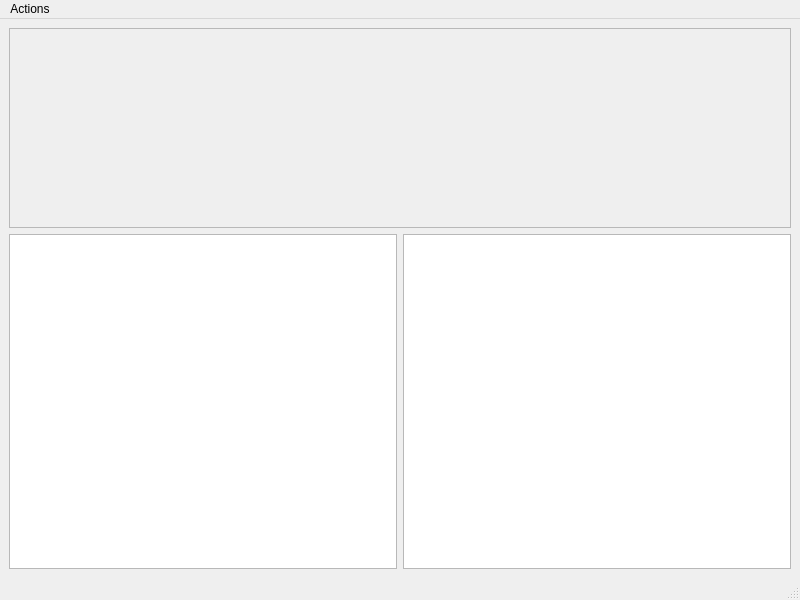
<?xml version="1.0" encoding="UTF-8"?>
<ui version="4.0">
 <class>MainWindow</class>
 <widget class="QMainWindow" name="MainWindow">
  <property name="geometry">
   <rect>
    <x>0</x>
    <y>0</y>
    <width>800</width>
    <height>600</height>
   </rect>
  </property>
  <property name="windowTitle">
   <string>MainWindow</string>
  </property>
  <widget class="QWidget" name="centralwidget">
   <layout class="QGridLayout" name="gridLayout">
    <item row="0" column="0" colspan="2">
     <widget class="QFrame" name="mapFrame">
      <property name="minimumSize">
       <size>
        <width>0</width>
        <height>200</height>
       </size>
      </property>
      <property name="frameShape">
       <enum>QFrame::StyledPanel</enum>
      </property>
      <property name="frameShadow">
       <enum>QFrame::Raised</enum>
      </property>
     </widget>
    </item>
    <item row="1" column="1">
     <widget class="QTableView" name="srResultTable">
      <property name="selectionMode">
       <enum>QAbstractItemView::SingleSelection</enum>
      </property>
      <property name="selectionBehavior">
       <enum>QAbstractItemView::SelectRows</enum>
      </property>
      <property name="sortingEnabled">
       <bool>true</bool>
      </property>
     </widget>
    </item>
    <item row="1" column="0">
     <widget class="QTableView" name="verbResultTable"/>
    </item>
   </layout>
  </widget>
  <widget class="QMenuBar" name="menubar">
   <property name="geometry">
    <rect>
     <x>0</x>
     <y>0</y>
     <width>800</width>
     <height>25</height>
    </rect>
   </property>
   <widget class="QMenu" name="menuActions">
    <property name="title">
     <string>Actions</string>
    </property>
    <addaction name="actionGenerate"/>
    <addaction name="actionNew_Situation"/>
   </widget>
   <addaction name="menuActions"/>
  </widget>
  <widget class="QStatusBar" name="statusbar"/>
  <action name="actionGenerate">
   <property name="text">
    <string>Generate</string>
   </property>
   <property name="shortcut">
    <string>G</string>
   </property>
  </action>
  <action name="actionNew_Situation">
   <property name="text">
    <string>New Situation</string>
   </property>
   <property name="shortcut">
    <string>N</string>
   </property>
  </action>
 </widget>
 <resources/>
 <connections/>
</ui>
